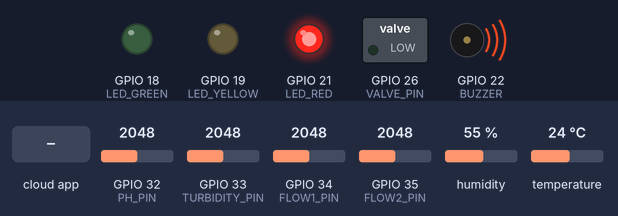
This sketch was run on a simulated ESP32. Parts: switched loads named in the sketch (green lamp = pin HIGH), output pins drawn as LEDs (lit = HIGH), buzzer (waves = sounding, pin HIGH). Inputs (shaded band) come from the test bench; at power-on: GPIO 33 (TURBIDITY_PIN) = 2048, GPIO 32 (PH_PIN) = 2048, GPIO 34 (FLOW1_PIN) = 2048, GPIO 35 (FLOW2_PIN) = 2048, humidity 55 %, temperature 24 °C (analog values on the 0–4095 scale). WiFi joins after 1.5 s; servers stay silent unless stated; the Firebase database answers and starts empty; what the sketch prints to the serial monitor is not drawn.

Above: at 2.7 s.
2.8 s: GPIO 33 (TURBIDITY_PIN) set to 892
6.0 s: GPIO 33 (TURBIDITY_PIN) set to 809
At 9.0 s:
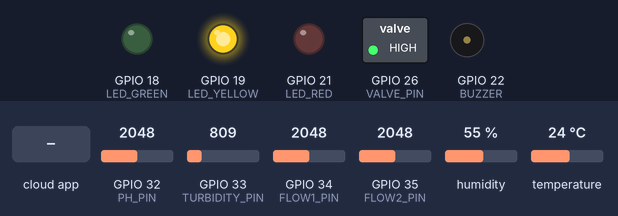
9.3 s: the phone or cloud app sets valve to CLOSED
At 11.6 s:
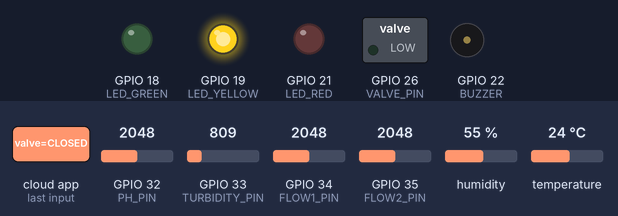
12.3 s: the phone or cloud app sets valve to SAFE
At 15.0 s:
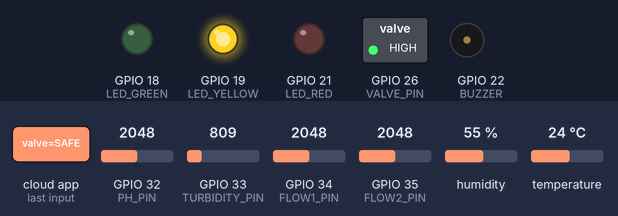
15.3 s: GPIO 33 (TURBIDITY_PIN) set to 1228
At 17.4 s:
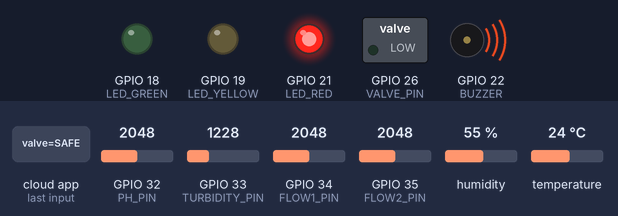
Timing chart, 0 to 18.9 s (numbered marks = the images above; inputs shaded):
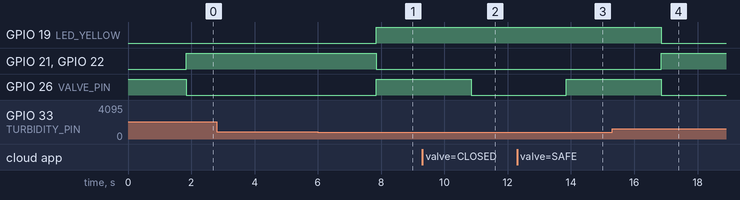

Measured:
- the behaviour switches between 860 and 859 on GPIO 33 (TURBIDITY_PIN) (found by bisection; images 0 and 1)
- after the input at 2.8 s, every drawn part: stays the same
- after the input at 6.0 s, GPIO 19 (LED_YELLOW), GPIO 26 (VALVE_PIN): LOW → HIGH after 1.8 s; GPIO 21 (LED_RED), GPIO 22 (BUZZER): HIGH → LOW after 1.8 s
- after the input at 9.3 s, GPIO 26 (VALVE_PIN): HIGH → LOW after 1.5 s
- after the input at 12.3 s, GPIO 26 (VALVE_PIN): LOW → HIGH after 1.5 s
- after the input at 15.3 s, GPIO 19 (LED_YELLOW), GPIO 26 (VALVE_PIN): HIGH → LOW after 1.6 s; GPIO 21 (LED_RED), GPIO 22 (BUZZER): LOW → HIGH after 1.6 s

The sketch:

hardware.ino
```cpp
#include <Arduino.h>
#include <WiFi.h>
#include <Firebase_ESP_Client.h>
#include <DHT.h>
#include <math.h>

// Provide the token generation process info.
#include <addons/TokenHelper.h>
// Provide the RTDB helper functions.
#include <addons/RTDBHelper.h>

/* Credentials */
#define WIFI_SSID "Jk"
#define WIFI_PASSWORD "jaiguruji"
#define API_KEY "AIzaSyDXps3XjSl957YdQXoD7dgrb-6Qtg0b7zY"
#define DATABASE_URL "https://aquanode-b6126-default-rtdb.asia-southeast1.firebasedatabase.app/"

/* Pins - Matching User Schematic */
#define PH_PIN 32
#define TURBIDITY_PIN 33
#define FLOW1_PIN 34
#define FLOW2_PIN 35
#define DHTPIN 4
#define DHTTYPE DHT11

#define VALVE_PIN 26
#define LED_GREEN 18
#define LED_YELLOW 19
#define LED_RED 21
#define BUZZER 22

/* Objects */
FirebaseData fbdo;
FirebaseAuth auth;
FirebaseConfig config;
DHT dht(DHTPIN, DHTTYPE);

/* State Variables */
bool valveState = true; // true = OPEN (HIGH), false = CLOSED (LOW)
unsigned long lastMillis = 0;

/* Functions */
float readAverage(int pin) {
  long sum = 0;
  for (int i = 0; i < 20; i++) { // Increased samples for stability
    sum += analogRead(pin);
    delay(2);
  }
  return (float)sum / 20.0;
}

void setIndicators(String state) {
  digitalWrite(LED_GREEN, state == "SAFE" ? HIGH : LOW);
  digitalWrite(LED_YELLOW, state == "WARNING" ? HIGH : LOW);
  digitalWrite(LED_RED, state == "CRITICAL" ? HIGH : LOW);
  digitalWrite(BUZZER, state == "CRITICAL" ? HIGH : LOW);
}

void setup() {
  Serial.begin(115200);

  pinMode(VALVE_PIN, OUTPUT);
  pinMode(LED_GREEN, OUTPUT);
  pinMode(LED_YELLOW, OUTPUT);
  pinMode(LED_RED, OUTPUT);
  pinMode(BUZZER, OUTPUT);

  // Default to Valve OPEN
  digitalWrite(VALVE_PIN, HIGH);

  analogReadResolution(12);
  dht.begin();

  WiFi.begin(WIFI_SSID, WIFI_PASSWORD);
  Serial.print("Connecting to WiFi");
  while (WiFi.status() != WL_CONNECTED) {
    delay(500);
    Serial.print(".");
  }
  Serial.println("\nWiFi Connected");

  config.api_key = API_KEY;
  config.database_url = DATABASE_URL;

  if (Firebase.signUp(&config, &auth, "", "")) {
    Serial.println("Firebase Auth: Success");
  } else {
    Serial.printf("Firebase Auth Failed: %s\n", config.signer.signupError.message.c_str());
  }

  config.token_status_callback = tokenStatusCallback;
  Firebase.begin(&config, &auth);
  Firebase.reconnectWiFi(true);
}

void loop() {
  // Check Firebase connection every loop
  if (Firebase.ready() && (millis() - lastMillis > 3000 || lastMillis == 0)) {
    lastMillis = millis();

    // 1. READ SENSORS
    float temp = dht.readTemperature();
    if (isnan(temp)) temp = 25.0; // Fallback

    // pH Calculation (Calibrated for 0-14 range)
    float phRaw = readAverage(PH_PIN);
    float pH = (phRaw / 4095.0) * 14.0;

    // Turbidity calculation (0-1000 scale)
    float turbRaw = readAverage(TURBIDITY_PIN);
    float turbidity = map(turbRaw, 0, 4095, 0, 100); // Percentage for dashboard

    // Flow Calculation (Mocking rate from analog for now)
    float f1 = readAverage(FLOW1_PIN);
    float f2 = readAverage(FLOW2_PIN);
    float flowRate = (f1 / 4095.0) * 10.0; // Simulated L/min
    float flowClog = (1.0 - (f2 / f1)) * 100.0; // % Clogging

    // 2. REMOTE VALVE CONTROL (Listen to Dashboard)
    if (Firebase.RTDB.getString(&fbdo, "/controls/valve")) {
      if (fbdo.dataType() == "string") {
        String remoteValve = fbdo.stringData();
        if (remoteValve == "CLOSED") {
           valveState = false;
        } else {
           valveState = true;
        }
      }
    }

    // 3. EMERGENCY LOCAL LOGIC (Safety Override)
    String systemStatus = "SAFE";
    if (pH < 5.0 || pH > 7.5 || turbidity > 20) {
      systemStatus = "CRITICAL";
      valveState = false; // Auto-shut on critical failure
    } else if (pH < 5.5 || pH > 7.0 || turbidity > 5) {
      systemStatus = "WARNING";
    }

    // 4. EXECUTE ACTIONS
    digitalWrite(VALVE_PIN, valveState ? HIGH : LOW);
    setIndicators(systemStatus);

    // 5. PUSH TO FIREBASE (Telemetry Node)
    FirebaseJson json;
    json.set("temp", temp);
    json.set("ph", pH);
    json.set("turbidity", turbidity);
    json.set("flow", flowRate);
    json.set("clog", flowClog);
    json.set("valve", valveState ? "OPEN" : "CLOSED");
    json.set("status", systemStatus);

    if (Firebase.RTDB.updateNode(&fbdo, "/telemetry", &json)) {
      Serial.println("Telemetry Synced to Firebase");
    } else {
      Serial.println("Firebase Update Failed: " + fbdo.errorReason());
    }

    // Local Serial Debug
    Serial.printf("Status: %s | pH: %.2f | Turb: %.1f | Valve: %s\n",
                  systemStatus.c_str(), pH, turbidity, valveState ? "OPEN" : "CLOSED");
  }
}
```
